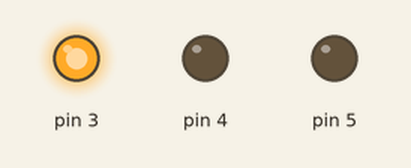
Simulated run of this sketch. Board: Arduino Uno, built with avr-gcc and run on an emulated ATmega328P. On the bench: output pins drawn as LEDs (lit = HIGH).

Above: at 0.12 s.
At 0.62 s:
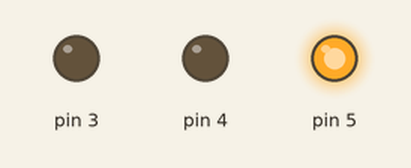
At 0.87 s:
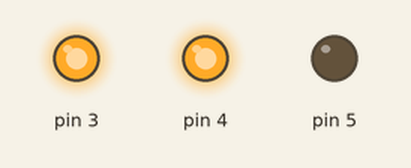
At 1.62 s:
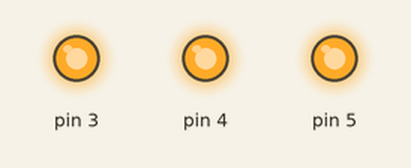
At 2.87 s:
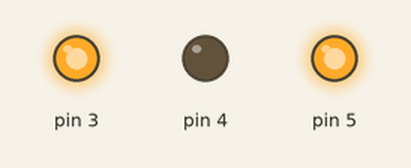
At 3.87 s:
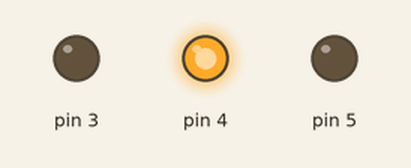
Timing chart, 0 to 4.2 s (numbered marks = the images above):
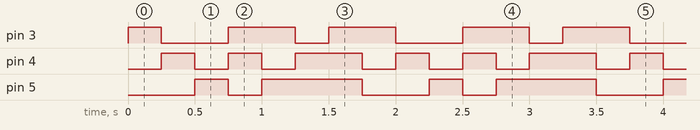

Measured:
- by itself, pin 3: repeats every 1.8 s: LOW 0.50 s, HIGH 0.50 s, LOW 0.25 s, HIGH 0.50 s
- by itself, pin 4: repeats every 1.8 s: LOW 0.25 s, HIGH 0.25 s, LOW 0.25 s, HIGH 0.50 s, LOW 0.25 s, HIGH 0.25 s
- by itself, pin 5: repeats every 1.8 s: LOW 0.25 s, HIGH 0.75 s, LOW 0.50 s, HIGH 0.25 s

The sketch:

variation.ino
```cpp
int delayTime = 250;

void setup() {
  pinMode(0, INPUT);
  pinMode(1, INPUT);
  pinMode(2, INPUT);
  pinMode(3, OUTPUT);
  pinMode(4, OUTPUT);
  pinMode(5, OUTPUT);
}

void loop() {
  writeRGB(HIGH, LOW, LOW);
  delay(delayTime);
  writeRGB(LOW, HIGH, LOW);
  delay(delayTime);
  writeRGB(LOW, LOW, HIGH);
  delay(delayTime);
  writeRGB(HIGH, HIGH, LOW);
  delay(delayTime);
  writeRGB(HIGH, LOW, HIGH);
  delay(delayTime);
  writeRGB(LOW, HIGH, HIGH);
  delay(delayTime);
  writeRGB(HIGH, HIGH, HIGH);
  delay(delayTime);


}

void writeRGB(int a, int b, int c) {
  digitalWrite(3, a);
  digitalWrite(4, b);
  digitalWrite(5, c);
}
```
